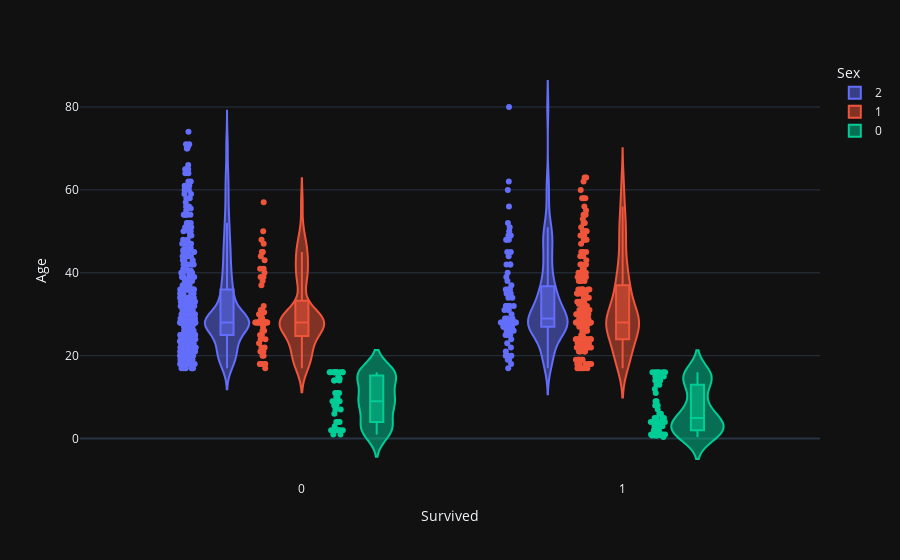

The notebook cell this image was saved under:
### Code cell
# Aquí podemos confirmar como las muejeres y niños tienen mayor probabilidad de sobrevivir, no parece haber significativas diferencias por edad

fig = px.violin(df, y="Age", x="Survived", color="Sex", box=True, points="all", hover_data=df.columns, template="plotly_dark")

fig.show()

### Figure 1 — Plotly figure (JSON) as saved in the notebook; plotly's stock layout.template omitted (floating-point values rounded to 4 significant figures; data arrays with more than 128 entries replaced by an {"elided": "..."} marker saying what was removed)
{"data": [{"alignmentgroup": "True", "box": {"visible": true}, "customdata": {"elided": "526x9 mixed values"}, "hovertemplate": "Sex=%{customdata[2]}<br>Survived=%{x}<br>Age=%{y}<br>Pclass=%{customdata[0]}<br>Name=%{customdata[1]}<br>SibSp=%{customdata[3]}<br>Parch=%{customdata[4]}<br>Ticket=%{customdata[5]}<br>Fare=%{customdata[6]}<br>Cabin=%{customdata[7]}<br>Embarked=%{customdata[8]}<extra></extra>", "legendgroup": "2", "marker": {"color": "#636efa"}, "name": "2", "offsetgroup": "2", "orientation": "v", "points": "all", "scalegroup": "True", "showlegend": true, "type": "violin", "x": {"elided": "526 int values"}, "x0": " ", "xaxis": "x", "y": {"elided": "526 float values"}, "y0": " ", "yaxis": "y"}, {"alignmentgroup": "True", "box": {"visible": true}, "customdata": {"elided": "265x9 mixed values"}, "hovertemplate": "Sex=%{customdata[2]}<br>Survived=%{x}<br>Age=%{y}<br>Pclass=%{customdata[0]}<br>Name=%{customdata[1]}<br>SibSp=%{customdata[3]}<br>Parch=%{customdata[4]}<br>Ticket=%{customdata[5]}<br>Fare=%{customdata[6]}<br>Cabin=%{customdata[7]}<br>Embarked=%{customdata[8]}<extra></extra>", "legendgroup": "1", "marker": {"color": "#EF553B"}, "name": "1", "offsetgroup": "1", "orientation": "v", "points": "all", "scalegroup": "True", "showlegend": true, "type": "violin", "x": {"elided": "265 int values"}, "x0": " ", "xaxis": "x", "y": {"elided": "265 float values"}, "y0": " ", "yaxis": "y"}, {"alignmentgroup": "True", "box": {"visible": true}, "customdata": {"elided": "100x9 mixed values"}, "hovertemplate": "Sex=%{customdata[2]}<br>Survived=%{x}<br>Age=%{y}<br>Pclass=%{customdata[0]}<br>Name=%{customdata[1]}<br>SibSp=%{customdata[3]}<br>Parch=%{customdata[4]}<br>Ticket=%{customdata[5]}<br>Fare=%{customdata[6]}<br>Cabin=%{customdata[7]}<br>Embarked=%{customdata[8]}<extra></extra>", "legendgroup": "0", "marker": {"color": "#00cc96"}, "name": "0", "offsetgroup": "0", "orientation": "v", "points": "all", "scalegroup": "True", "showlegend": true, "type": "violin", "x": [0, 1, 1, 0, 0, 1, 0, 1, 1, 0, 1, 0, 0, 0, 1, 0, 0, 0, 1, 0, 0, 1, 0, 1, 0, 1, 0, 1, 1, 1, 0, 1, 1, 1, 1, 1, 0, 0, 0, 0, 1, 1, 0, 1, 1, 0, 0, 1, 0, 1, 0, 1, 1, 1, 1, 1, 1, 0, 1, 1, 1, 1, 0, 0, 1, 0, 1, 0, 0, 1, 0, 0, 1, 1, 1, 0, 0, 1, 1, 1, 0, 1, 1, 0, 1, 0, 1, 1, 0, 0, 0, 1, 1, 1, 0, 0, 0, 1, 1, 1], "x0": " ", "xaxis": "x", "y": [2, 14, 4, 14, 2, 15, 8, 14, 3, 7, 5, 11, 4, 16, 0.83, 16, 14.5, 2, 12, 16, 9, 16, 1, 9, 4, 1, 9, 1, 4, 3, 2, 16, 16, 5, 8, 3, 16, 7, 16, 2, 0.92, 16, 16, 2, 3, 15, 3, 1, 1, 3, 10, 14, 4, 13, 5, 0.75, 2, 9, 9, 16, 2, 7, 9, 11, 8, 16, 4, 9, 2, 0.75, 14, 14, 15, 4, 6, 11, 16, 4, 6, 0.67, 16, 5, 13, 8, 1, 16, 11, 0.42, 6, 10, 2, 1, 15, 0.83, 16, 4, 9, 16, 4, 15], "y0": " ", "yaxis": "y"}], "layout": {"legend": {"title": {"text": "Sex"}, "tracegroupgap": 0}, "margin": {"t": 60}, "violinmode": "group", "xaxis": {"anchor": "y", "domain": [0, 1], "title": {"text": "Survived"}}, "yaxis": {"anchor": "x", "domain": [0, 1], "title": {"text": "Age"}}}}
